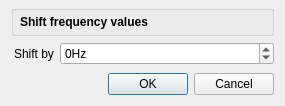
<?xml version="1.0" encoding="UTF-8"?>
<ui version="4.0">
 <class>shiftfreq</class>
 <widget class="QDialog" name="shiftfreq">
  <property name="geometry">
   <rect>
    <x>0</x>
    <y>0</y>
    <width>285</width>
    <height>106</height>
   </rect>
  </property>
  <property name="minimumSize">
   <size>
    <width>255</width>
    <height>0</height>
   </size>
  </property>
  <property name="maximumSize">
   <size>
    <width>2550</width>
    <height>200</height>
   </size>
  </property>
  <property name="windowTitle">
   <string>Shift</string>
  </property>
  <layout class="QVBoxLayout" name="verticalLayout_3">
   <property name="topMargin">
    <number>5</number>
   </property>
   <item>
    <widget class="QGroupBox" name="groupBox">
     <property name="minimumSize">
      <size>
       <width>0</width>
       <height>0</height>
      </size>
     </property>
     <property name="title">
      <string/>
     </property>
     <property name="flat">
      <bool>false</bool>
     </property>
     <layout class="QVBoxLayout" name="verticalLayout_2" stretch="0">
      <property name="spacing">
       <number>9</number>
      </property>
      <property name="leftMargin">
       <number>6</number>
      </property>
      <property name="topMargin">
       <number>3</number>
      </property>
      <property name="rightMargin">
       <number>6</number>
      </property>
      <property name="bottomMargin">
       <number>3</number>
      </property>
      <item>
       <layout class="QVBoxLayout" name="verticalLayout">
        <property name="spacing">
         <number>0</number>
        </property>
        <item>
         <widget class="QLabel" name="label_3">
          <property name="font">
           <font>
            <weight>75</weight>
            <bold>true</bold>
           </font>
          </property>
          <property name="text">
           <string>Shift frequency values</string>
          </property>
         </widget>
        </item>
       </layout>
      </item>
     </layout>
    </widget>
   </item>
   <item>
    <layout class="QFormLayout" name="formLayout">
     <property name="leftMargin">
      <number>3</number>
     </property>
     <property name="topMargin">
      <number>0</number>
     </property>
     <item row="0" column="0">
      <widget class="QLabel" name="label">
       <property name="text">
        <string>Shift by</string>
       </property>
      </widget>
     </item>
     <item row="0" column="1">
      <widget class="QSpinBox" name="shift">
       <property name="suffix">
        <string>Hz</string>
       </property>
       <property name="minimum">
        <number>-24000</number>
       </property>
       <property name="maximum">
        <number>24000</number>
       </property>
      </widget>
     </item>
    </layout>
   </item>
   <item>
    <spacer name="verticalSpacer">
     <property name="orientation">
      <enum>Qt::Vertical</enum>
     </property>
     <property name="sizeHint" stdset="0">
      <size>
       <width>20</width>
       <height>40</height>
      </size>
     </property>
    </spacer>
   </item>
   <item>
    <widget class="QDialogButtonBox" name="buttonBox">
     <property name="orientation">
      <enum>Qt::Horizontal</enum>
     </property>
     <property name="standardButtons">
      <set>QDialogButtonBox::Cancel|QDialogButtonBox::Ok</set>
     </property>
    </widget>
   </item>
  </layout>
 </widget>
 <resources/>
 <connections>
  <connection>
   <sender>buttonBox</sender>
   <signal>accepted()</signal>
   <receiver>shiftfreq</receiver>
   <slot>confirm()</slot>
   <hints>
    <hint type="sourcelabel">
     <x>248</x>
     <y>254</y>
    </hint>
    <hint type="destinationlabel">
     <x>157</x>
     <y>274</y>
    </hint>
   </hints>
  </connection>
  <connection>
   <sender>buttonBox</sender>
   <signal>rejected()</signal>
   <receiver>shiftfreq</receiver>
   <slot>reject()</slot>
   <hints>
    <hint type="sourcelabel">
     <x>316</x>
     <y>260</y>
    </hint>
    <hint type="destinationlabel">
     <x>286</x>
     <y>274</y>
    </hint>
   </hints>
  </connection>
 </connections>
 <slots>
  <slot>confirm()</slot>
 </slots>
</ui>
